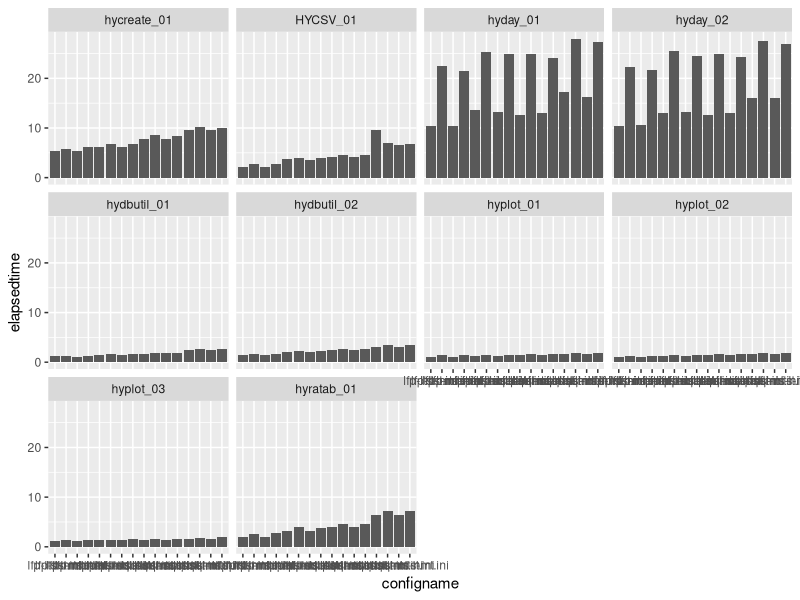
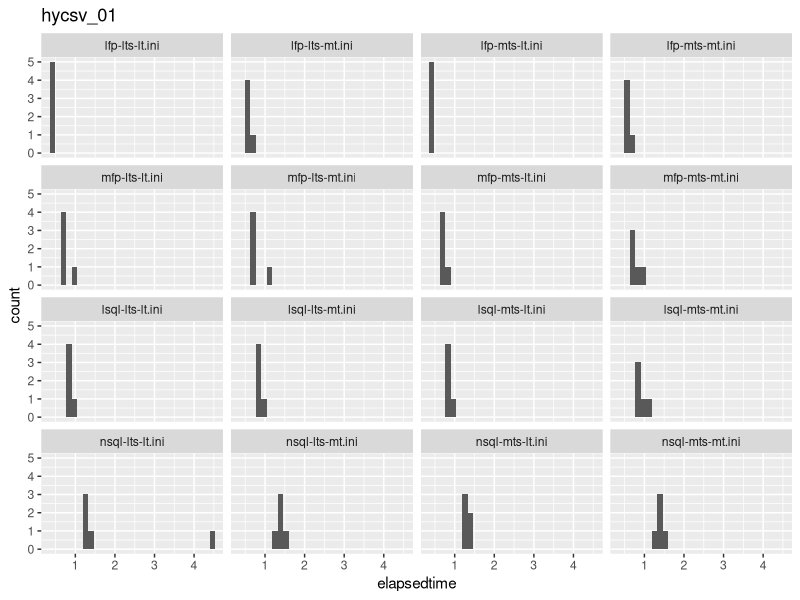
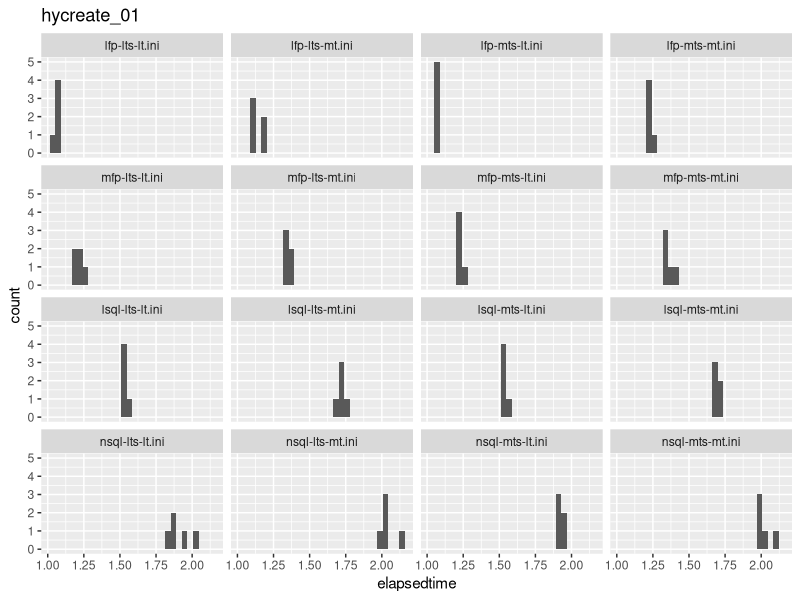
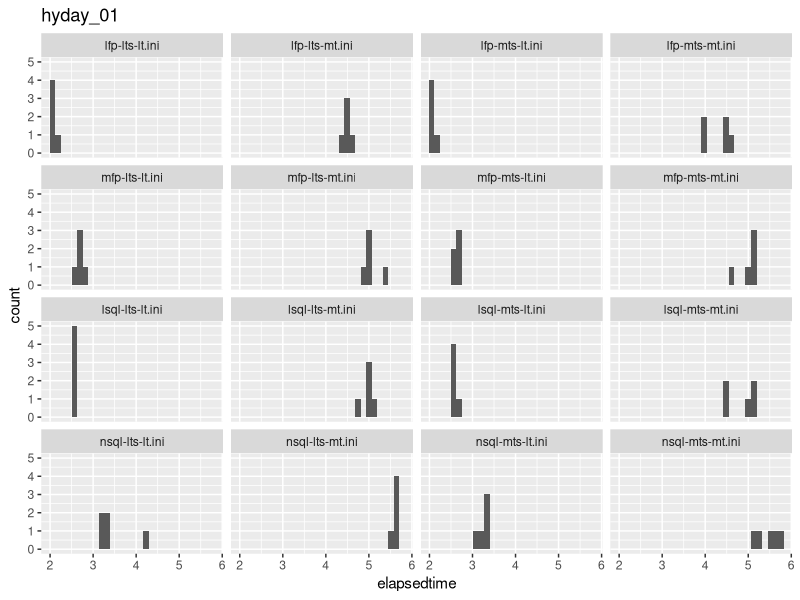
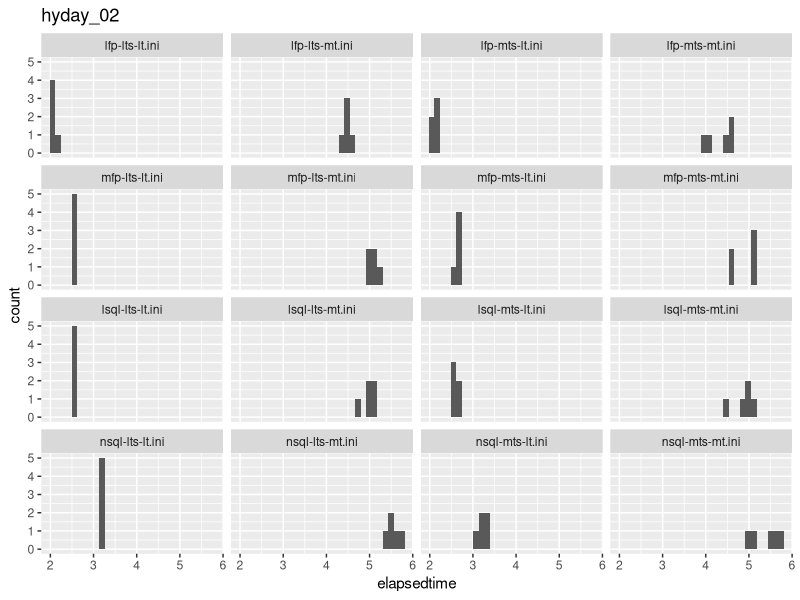
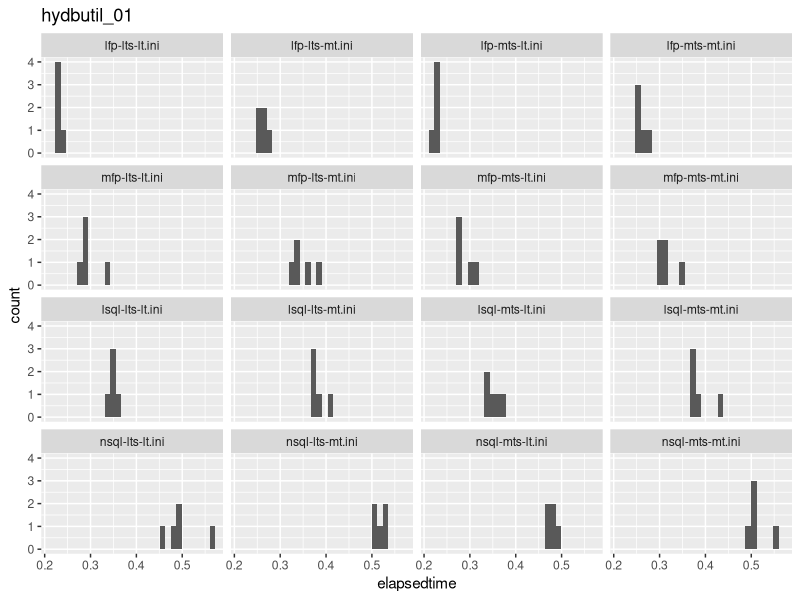
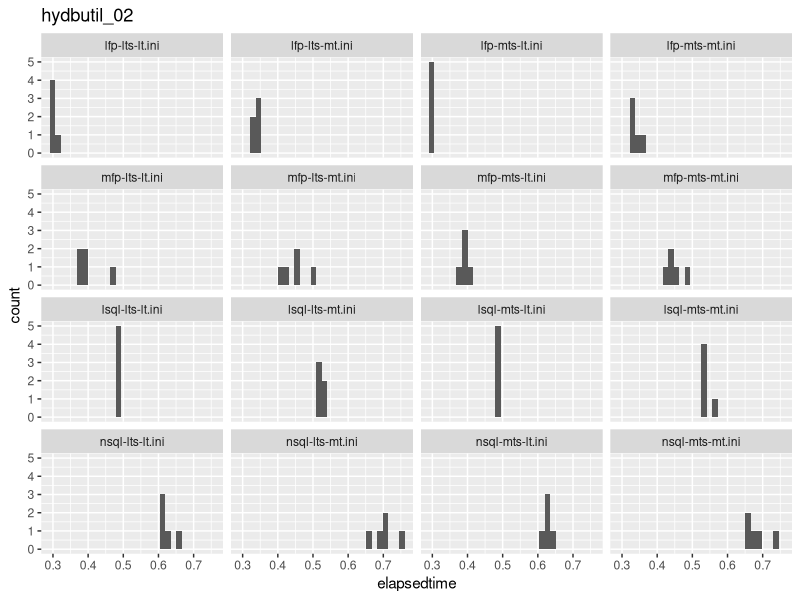
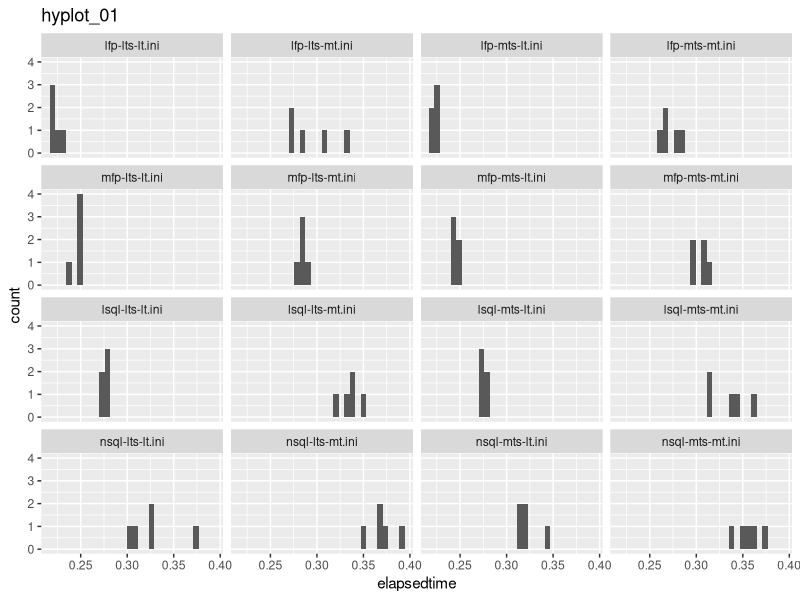

Recreate these plots in R, in order.
# load and plot the test jobs
require(ggplot2)

dir<-'F:\\dropbox\\NOW\\___jobs\\2014-01-15-TestJobs'
setwd(dir)

df<- read.csv("ALL_JOB_STATS.csv")
str(df)


levels(df$configname)
configs<- c('lfp-lts-lt.ini','lfp-lts-mt.ini','lfp-mts-lt.ini','lfp-mts-mt.ini',
            'mfp-lts-lt.ini','mfp-lts-mt.ini','mfp-mts-lt.ini','mfp-mts-mt.ini',
            'lsql-lts-lt.ini','lsql-lts-mt.ini','lsql-mts-lt.ini','lsql-mts-mt.ini',
            'nsql-lts-lt.ini','nsql-lts-mt.ini','nsql-mts-lt.ini','nsql-mts-mt.ini')

df$configname<-factor(df$configname, configs)


#basic bar plot
p <- ggplot(df, aes(x=configname, y=elapsedtime)) + geom_bar(stat = "identity") +
  facet_wrap(~ testname) 

p

#basis histogram
df1<-df[df$testname == 'HYCSV_01',]
p <- ggplot(df1, aes(x=elapsedtime)) + geom_histogram() + facet_wrap(~ configname) 
p <- p + ggtitle('hycsv_01')
p



df1<-df[df$testname == 'hycreate_01',]
p <- ggplot(df1, aes(x=elapsedtime)) + geom_histogram() + facet_wrap(~ configname)
p <- p + ggtitle('hycreate_01')
p
#ggsave("hycreate_01.pdf", plot = p)

df1<-df[df$testname == 'hyday_01',]
p <- ggplot(df1, aes(x=elapsedtime)) + geom_histogram() + facet_wrap(~ configname)
p <- p + ggtitle('hyday_01')
p


df1<-df[df$testname == 'hyday_02',]
p <- ggplot(df1, aes(x=elapsedtime)) + geom_histogram() + facet_wrap(~ configname)
p <- p + ggtitle('hyday_02')
p


df1<-df[df$testname == 'hydbutil_01',]
p <- ggplot(df1, aes(x=elapsedtime)) + geom_histogram() + facet_wrap(~ configname)
p <- p + ggtitle('hydbutil_01')
p


df1<-df[df$testname == 'hydbutil_02',]
p <- ggplot(df1, aes(x=elapsedtime)) + geom_histogram() + facet_wrap(~ configname)
p <- p + ggtitle('hydbutil_02')
p


df1<-df[df$testname == 'hyplot_01',]
p <- ggplot(df1, aes(x=elapsedtime)) + geom_histogram() + facet_wrap(~ configname)
p <- p + ggtitle('hyplot_01')
p


df1<-df[df$testname == 'hyplot_02',]
p <- ggplot(df1, aes(x=elapsedtime)) + geom_histogram() + facet_wrap(~ configname)
p <- p + ggtitle('hyplot_02')
p


df1<-df[df$testname == 'hyplot_03',]
p <- ggplot(df1, aes(x=elapsedtime)) + geom_histogram() + facet_wrap(~ configname)
p <- p + ggtitle('hyplot_03')
p

df1<-df[df$testname == 'hyratab_01',]
p <- ggplot(df1, aes(x=elapsedtime)) + geom_histogram() + facet_wrap(~ configname)
p <- p + ggtitle('hyratab_01')
p


df2<-df[df$configname   == 'lfp-lts-lt.ini'    | 
          df$configname == 'mfp-mts-lt.ini'    | 
          df$configname == 'mfp-mts-mt.ini'    |
          df$configname == 'lsql-lts-lt.ini'   |
          df$configname == 'nsql-lts-lt.ini'   |
          df$configname == 'nsql-mts-lt.ini'   |
          df$configname == 'nsql-mts-mt.ini'
        ,]

str(df2)
ggplot(df2[df2$testname == 'hycreate_01',], aes(x=configname, y=elapsedtime)) + 
     geom_point(position=position_jitter(width=.1, height=0))


p <- ggplot(df2[df2$testname == 'hycreate_01',], aes(x=configname, y=elapsedtime, colour=configname)) +
  geom_point( size=5, position=position_jitter(width=.1, height=0))
p <- p + theme(panel.grid.major = element_blank(),
          panel.grid.minor = element_blank())
p



